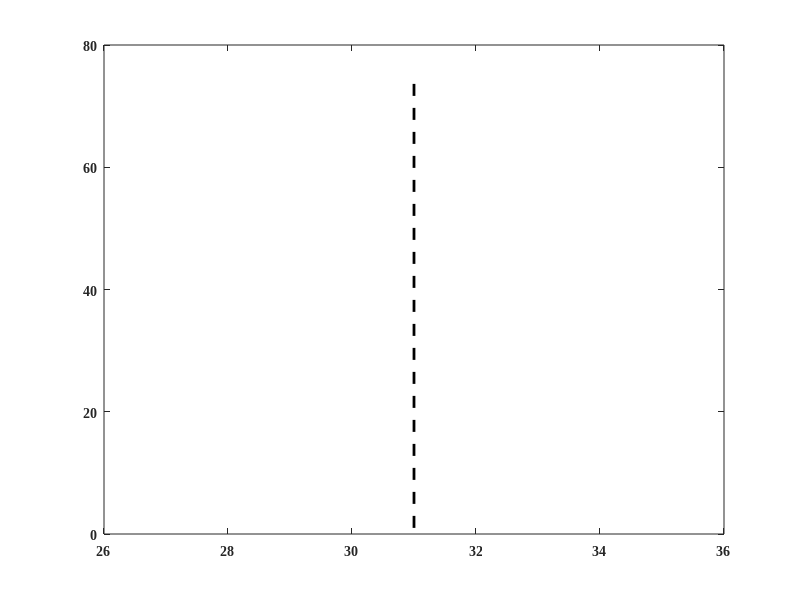

MATLAB code for this plot:
TFfreidk_plot = 2:2:150;

set(gca,'XTick',[1 31 61 91 121 150],'FontSize',15);
set(gca,'XTickLabel',[-0.3 0 0.3 0.6 0.9 1.2],'FontSize',15);
set(gca,'YTick',5:10:75,'FontSize',15);
set(gca,'YTickLabel',TFfreidk_plot(5:10:75),'FontSize',15);  
ylabel('Frequency(Hz)','FontSize',20);
xlabel('Time(s)','FontSize',20);
plot([31 31],[1 75],'k--','LineWidth',2);
set(gca,'FontName','Times New Roman','FontWeight','bold');
axis xy

